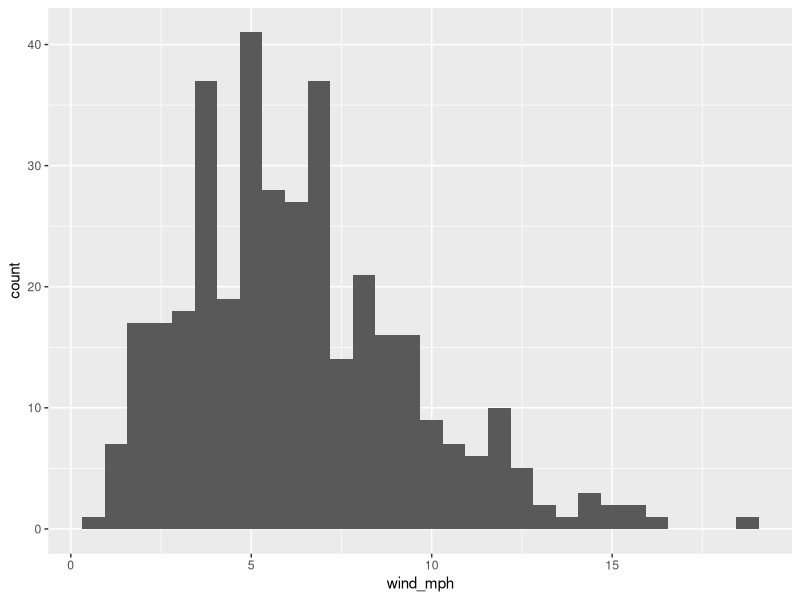
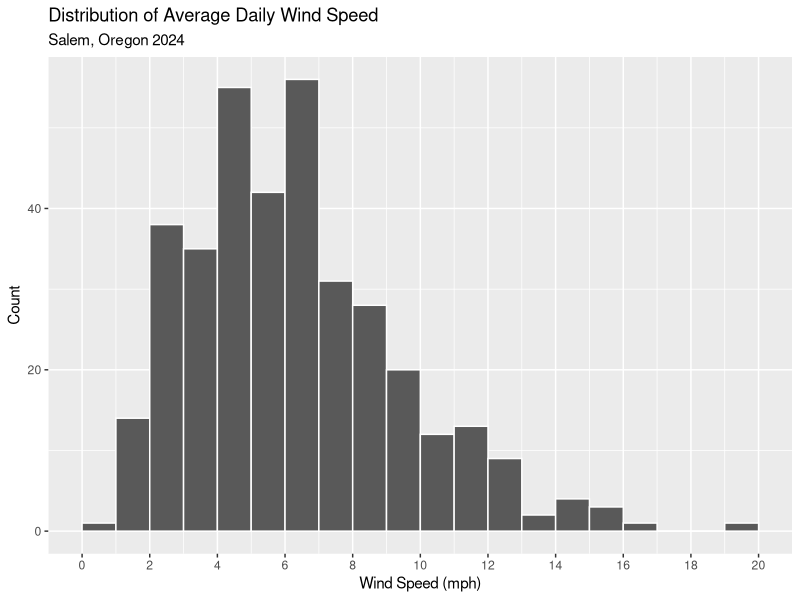
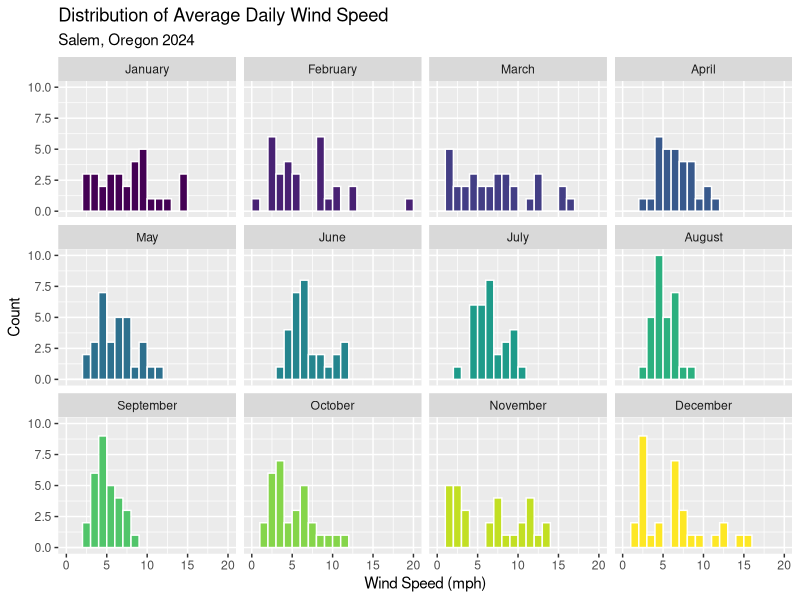
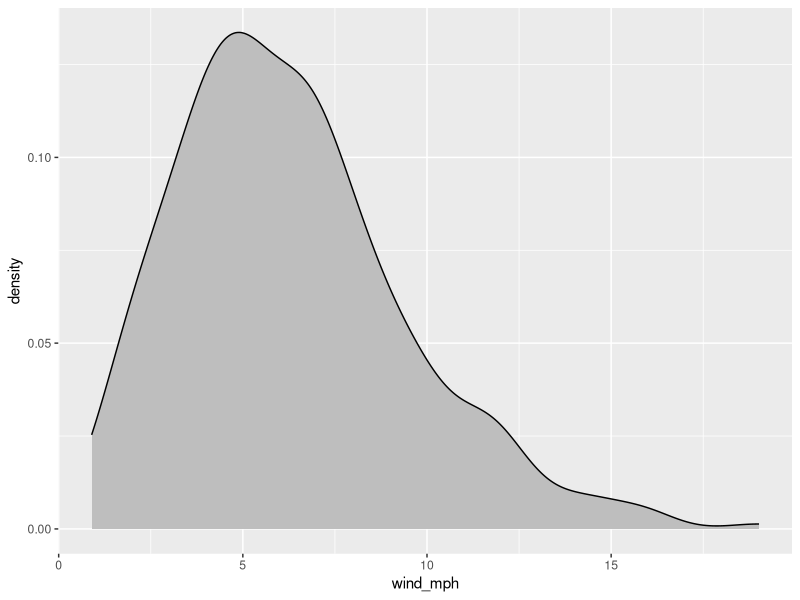
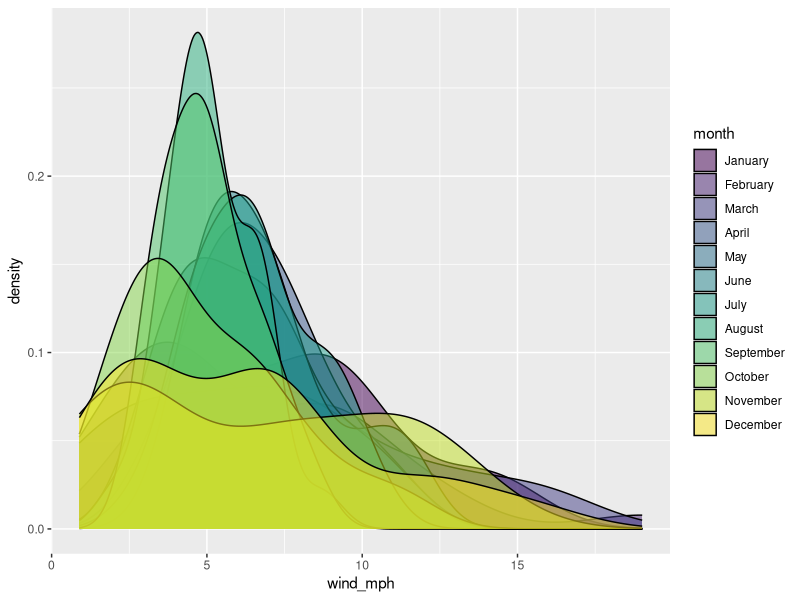
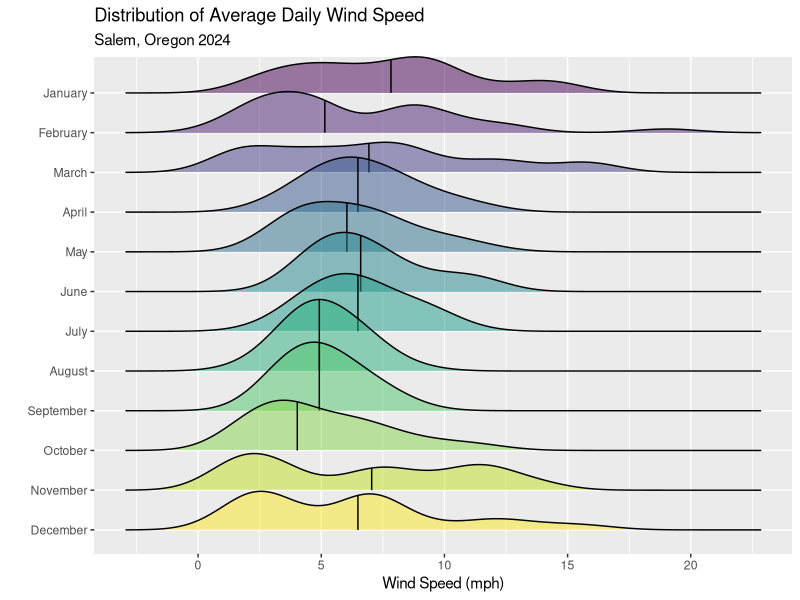
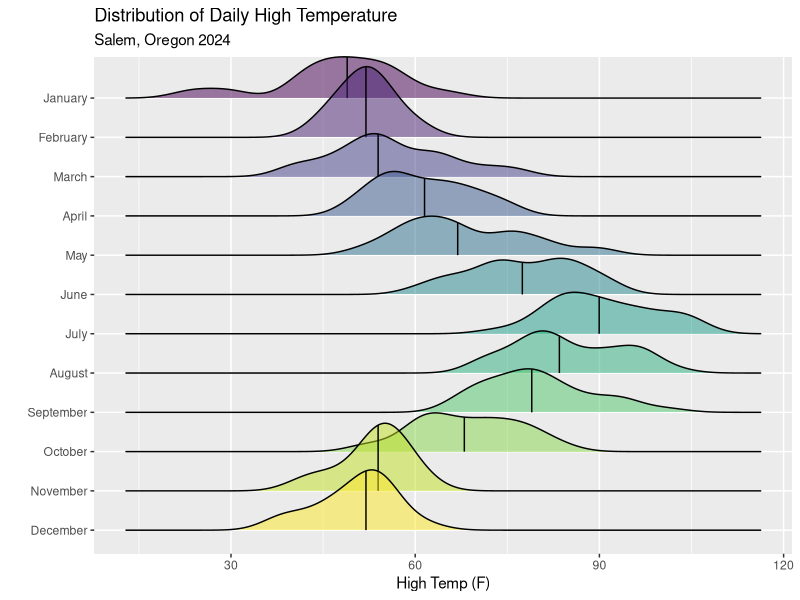
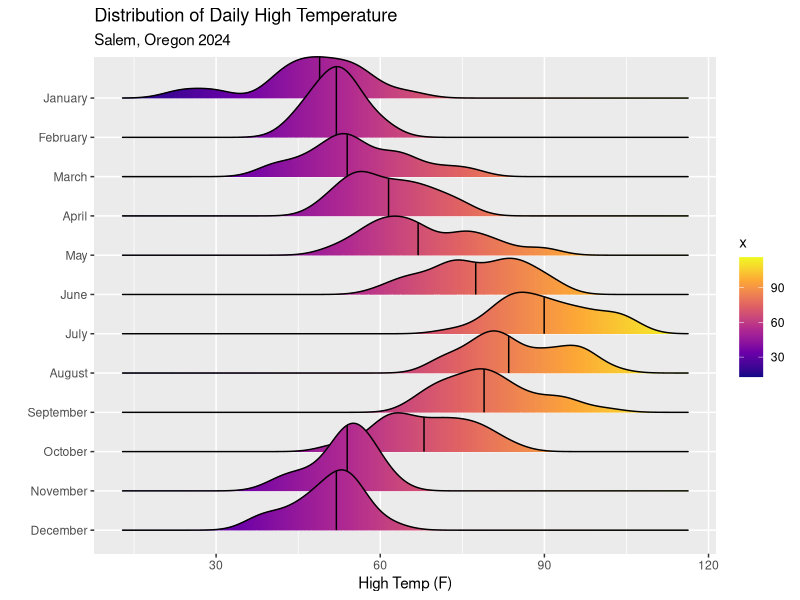

Write the R code that produced these figures, in order.
## ---- chunk 1
#| label: load-libraries
library(tidyverse)
library(ggridges)
library(viridis)
## ---- chunk 2
salem24 <- read_csv("salem_weather_2024.csv")
## ---- chunk 3
salem24 <- salem24 |> 
  mutate(tmax_f = (TMAX*0.18)+32,
         tmin_f = (TMIN*0.18)+32,
         wind_mph = AWND*0.2237) |>
  drop_na()
## ---- chunk 4
# create a basic histogram
ggplot(salem24, aes(x = wind_mph)) + 
  geom_histogram()
## ---- chunk 5
ggplot(salem24, aes(x = wind_mph)) + 
  geom_histogram(binwidth = 1, 
                 boundary = 0, 
                 color = "white") + 
  scale_x_continuous(breaks = seq(0,20,by=2)) + 
  labs(title = "Distribution of Average Daily Wind Speed", 
       subtitle = "Salem, Oregon 2024", 
       x = "Wind Speed (mph)", 
       y = "Count")
## ---- chunk 6
salem24 <- salem24 |>
  mutate(month = month(DATE, label = TRUE, abbr = FALSE))
## ---- chunk 7
ggplot(salem24, aes(x = wind_mph)) + 
  geom_histogram(aes(fill = month),
                 binwidth = 1, 
                 color = "white",
                 boundary = 0) +
  scale_x_continuous(breaks = seq(0,20,by=5)) +
  guides(fill = "none") + 
  facet_wrap(vars(month)) + 
  labs(title = "Distribution of Average Daily Wind Speed", 
       subtitle = "Salem, Oregon 2024", 
       x = "Wind Speed (mph)", 
       y = "Count")
  
## ---- chunk 8
ggplot(salem24, aes(x = wind_mph)) + 
  geom_density(fill = "grey")
## ---- chunk 9
ggplot(salem24, aes(x = wind_mph)) + 
  geom_density(aes(fill = month), 
               alpha = 0.5)
## ---- chunk 10
ggplot(salem24, aes(x = wind_mph, y = fct_rev(month))) + 
  geom_density_ridges(aes(fill = month), 
                      alpha = 0.5,
                      quantile_lines = TRUE,
                      quantiles = 2) + 
  coord_cartesian(clip = "off") + 
  scale_x_continuous(breaks = seq(0,20,by=5)) +
  guides(fill = "none") + 
  labs(title = "Distribution of Average Daily Wind Speed", 
       subtitle = "Salem, Oregon 2024", 
       x = "Wind Speed (mph)", 
       y = "") 
## ---- chunk 11
ggplot(salem24, aes(x = tmax_f, y = fct_rev(month))) + 
  geom_density_ridges(aes(fill = month), 
                      alpha = 0.5,
                      quantile_lines = TRUE,
                      quantiles = 2) + 
  coord_cartesian(clip = "off") +
  guides(fill = "none") + 
  labs(title = "Distribution of Daily High Temperature", 
       subtitle = "Salem, Oregon 2024", 
       x = "High Temp (F)", 
       y = "") 
## ---- chunk 12
ggplot(salem24, aes(x = tmax_f, y = fct_rev(month))) + 
  geom_density_ridges_gradient(aes(fill = after_stat(x)), 
                      alpha = 0.5,
                      quantile_lines = TRUE,
                      quantiles = 2) + 
  scale_fill_viridis_c(option = "plasma") + 
  coord_cartesian(clip = "off") +
  labs(title = "Distribution of Daily High Temperature", 
       subtitle = "Salem, Oregon 2024", 
       x = "High Temp (F)", 
       y = "") 
## ---- chunk 13
salem24_long <- salem24 |>
  pivot_longer(cols = c(tmin_f, tmax_f),
               names_to = "temp_type",
               values_to = "temp") |>
  mutate(temp_type = recode(temp_type,
                            tmin_f = "Low",
                            tmax_f = "High")) |>
  select(DATE, temp_type, temp, month)
## ---- chunk 14
ggplot(salem24_long, aes(x = temp, 
                         y = fct_rev(month),
                         fill = after_stat(x),
                         linetype = temp_type)) +
  geom_density_ridges_gradient( 
                      alpha = 0.5,
                      quantile_lines = TRUE,
                      quantiles = 2) + 
  scale_fill_viridis_c("Temp (F)",
                       option = "plasma") + 
  coord_cartesian(clip = "off") +
  labs(title = "Distribution of Daily High and Low Temperatures", 
       subtitle = "Salem, Oregon 2024", 
       x = "Temperature (F)", 
       y = "") 
## ---- chunk 15
#| fig-height: 8
#| fig-width: 8
p <- salem24 |>
  ggplot(
    aes(x = fct_rev(month), y = wind_mph)
  ) + 
  #ggdist::stat_halfeye(
  #  aes(color = month, fill = month),
  #  point_color = NA, .width = 0, #adjust = -0.25,
  #  #width = 0.75, 
  #  justification = -0.2,
  #  alpha = 0.7
  #) + 
  geom_boxplot(
    aes(color = month), 
    outlier.shape = NA,
    width = 0.2
  ) + 
  geom_point(
    aes(color = month), 
    shape = 21,
    size = 1.5,
    position = position_jitter(seed = 1, width = 0.05)
  ) + 
  geom_point(
    aes(fill = month), 
    color = "transparent",
    shape = 21,
    size = 1.5,
    alpha = 0.3,
    position = position_jitter(seed = 1, width = 0.05)
  ) + 
  coord_flip(xlim = c(1.2, NA), clip = "off") + 
  scale_y_continuous(
    limits = c(0, 20),
    breaks = seq(0, 20, by = 2)
  ) + 
  guides(fill = "none", color = "none") + 
  labs(x = NULL, 
       y = "Wind Speed (mph)", 
       title = "Distribution of Wind Speeds",
       subtitle = "Salem, Oregon 2024") + 
  theme_minimal() + 
  theme(
    panel.grid.minor = element_blank(), 
    panel.grid.major.y = element_blank(),
    axis.ticks = element_blank()
  )

p
## ---- chunk 16
ggsave("raincloud_lastname.png", p)
